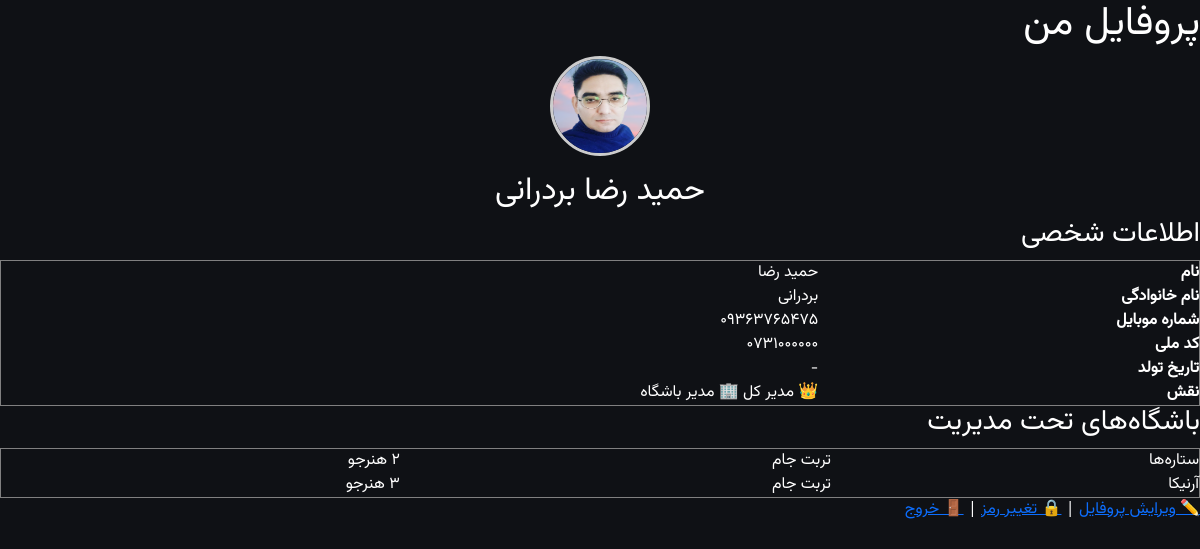
/profile/ (signed in), run on the app's committed database.
### apps/accounts/models.py (models this page shows, shortened)
class User(AbstractBaseUser, PermissionsMixin):
    phone = models.CharField(max_length=11, unique=True)
    first_name = models.CharField(max_length=100)
    last_name = models.CharField(max_length=100)
    birth_date = jmodels.jDateField('تاریخ تولد', null=True, blank=True)
    national_code = models.CharField(max_length=10, blank=True, null=True)
    avatar = models.ImageField(upload_to='avatars/', blank=True, null=True)
    is_super_manager = models.BooleanField(default=False)
    is_club_manager = models.BooleanField(default=False)
    is_instructor = models.BooleanField(default=False)
    is_active = models.BooleanField(default=True)
    is_staff = models.BooleanField(default=False)
    created_at = models.DateTimeField(auto_now_add=True)
    updated_at = models.DateTimeField(auto_now=True)
    objects = UserMnaager()
    USERNAME_FIELD = 'phone'
    REQUIRED_FIELDS = ['first_name', 'last_name']
    class Meta:
        verbose_name = 'کاربر'
        verbose_name_plural = 'کاربرها'
    def get_full_name(self):
        return f'{self.first_name} {self.last_name}'

### apps/clubs/models.py (models this page shows, shortened)
class Club(models.Model):
    name = models.CharField('نام باشگاه', max_length=200)
    sports = models.ManyToManyField('Sport', related_name='clubs', verbose_name='رشته‌های ورزشی', blank=True)
    province = models.ForeignKey(Province, on_delete=models.PROTECT, related_name='clubs', verbose_name='استان')
    city = models.ForeignKey(City, on_delete=models.PROTECT, related_name='clubs', verbose_name='شهر')
    address = models.TextField('آدرس', blank=True, null=True)
    phone = models.CharField('تلفن', max_length=11, blank=True, null=True)
    is_active = models.BooleanField('فعال', default=True)
    created_at = models.DateTimeField('تاریخ ایجاد', auto_now_add=True)
    class Meta:
        verbose_name = 'باشگاه'
        verbose_name_plural = 'باشگاه‌ها'

class City(models.Model):
    province = models.ForeignKey(Province, on_delete=models.CASCADE, related_name='cities', verbose_name='استان')
    name = models.CharField('شهر', max_length=100)
    class Meta:
        verbose_name = 'شهر'
        verbose_name_plural = 'شهرها'

### apps/accounts/views.py (the view)
# urls.py: path('profile/', views.ProfileView.as_view(), name='profile'),
class ProfileView(LoginRequiredMixin, TemplateView):
    template_name = 'accounts/profile.html'
    def get_context_data(self, **kwargs):
        context = super().get_context_data(**kwargs)
        user = self.request.user
        try:
            student = user.student_profile
            context['student'] = student
        except:
            context['student'] = None
        if user.is_super_manager or user.is_club_manager:
            context['managed_clubs'] = Club.objects.filter(memberships__user=user, is_active=True)
        return context

### apps/core/context_processors.py (called while the page is built)
def site_settings(request):
    return {'site_settings': SiteSetting.get_settings()}

### apps/core/models.py (called while the page is built)
    @classmethod
    def get_settings(cls):
        obj, created = cls.objects.get_or_create(pk=1)
        return obj

### templates/accounts/profile.html (shortened to what this page needs)
{% extends 'base.html' %}
{% load jformat %}
{% block content %}
<h1>پروفایل من</h1>
<p style="text-align:center;">
    {% if user.avatar %}
    <img src="{{ user.avatar.url }}" width="100" height="100" style="border-radius:50%;border:3px solid #ccc;">
    {% else %}
    <span style="font-size:80px;">👤</span>
    {% endif %}
</p>
<h2 style="text-align:center;">{{ user.get_full_name }}</h2>
<h3>اطلاعات شخصی</h3>
<table border="1" width="100%">
    <tr><th>نام</th><td>{{ user.first_name }}</td></tr>
    <tr><th>نام خانوادگی</th><td>{{ user.last_name }}</td></tr>
    <tr><th>شماره موبایل</th><td>{{ user.phone }}</td></tr>
    <tr><th>کد ملی</th><td>{{ user.national_code|default:"-" }}</td></tr>
    <tr><th>تاریخ تولد</th><td>{{ user.birth_date|jformat:"%Y/%m/%d"|default:"-" }}</td></tr>
    <tr><th>نقش</th><td>
        {% if user.is_super_manager %}👑 مدیر کل{% endif %}
        {% if user.is_club_manager %}🏢 مدیر باشگاه{% endif %}
    </td></tr>
</table>
{% if managed_clubs %}
<h3>باشگاه‌های تحت مدیریت</h3>
<table border="1" width="100%">
    {% for club in managed_clubs %}
    <tr><td>{{ club.name }}</td><td>{{ club.city.name }}</td><td>{{ club.students.count }} هنرجو</td></tr>
    {% endfor %}
</table>
{% endif %}
<p>
    <a href="{% url 'accounts:profile_edit' %}">✏️ ویرایش پروفایل</a> |
    <a href="{% url 'accounts:password_change' %}">🔒 تغییر رمز</a> |
    <a href="{% url 'accounts:logout' %}">🚪 خروج</a>
</p>
{% endblock %}

### templates/base.html (shortened to what this page needs)
{% load static %}
<!DOCTYPE html>
<html lang="fa" dir="rtl">
<head>
    <link rel="stylesheet" href="{% static 'vendors/bootstrap/bootstrap.rtl.min.css' %}">
    <link rel="stylesheet" href="{% static 'vendors/bootstrap-icons/bootstrap-icons.css' %}">
    <link rel="stylesheet" href="{% static 'vendors/animate/animate.min.css' %}">
    <link rel="stylesheet" href="{% static 'css/app.css' %}">
</head>
<body>
    {% block content %}{% endblock %}
</body>
</html>

### static/css/app.css (style rules this page uses)
:root { --primary: #ff4d2e; --primary-dark: #e63900; --accent: #ffb800; --bg-dark: #0f1115; --card-bg: rgba(22, 24, 30, 0.95); --text-primary: #ffffff; --text-secondary: rgba(255, 255, 255, 0.65); --text-muted: rgba(255, 255, 255, 0.4); --border-glass: rgba(255, 255, 255, 0.08); --input-bg: rgba(255, 255, 255, 0.05); --danger: #ff8a80; --danger-bg: rgba(255, 77, 46, 0.1); --danger-border: rgba(255, 77, 46, 0.3); --font-primary: 'Vazirmatn', 'Tahoma', system-ui, -apple-system, sans-serif; --font-size-xs: 0.7rem; --font-size-sm: 0.78rem; --font-size-base: 0.85rem; --font-size-md: 0.9rem; --font-size-lg: 1rem; --font-size-xl: 1.15rem; --font-size-2xl: 1.35rem; }
*, *::before, *::after { margin: 0; padding: 0; box-sizing: border-box; }
html { width: 100%; -webkit-text-size-adjust: 100%; -webkit-tap-highlight-color: transparent; }
body { width: 100%; min-height: 100vh; min-height: 100dvh; font-family: var(--font-primary); background: var(--bg-dark); color: var(--text-primary); overflow-x: hidden; overflow-y: auto; -webkit-overflow-scrolling: touch; }

### data on the page
User: avatar (placeholder picture), get_full_name "حمید رضا بردرانی", first_name "حمید رضا", last_name "بردرانی", phone "09363765475", national_code "0731000000"
Club: name "ستاره‌ها", city.name "تربت جام", students.count "2"
Club: name "آرنیکا", city.name "تربت جام"

### other printed values
{{ user.birth_date|jformat:"%Y/%m/%d"|default:"-" }} "-"
